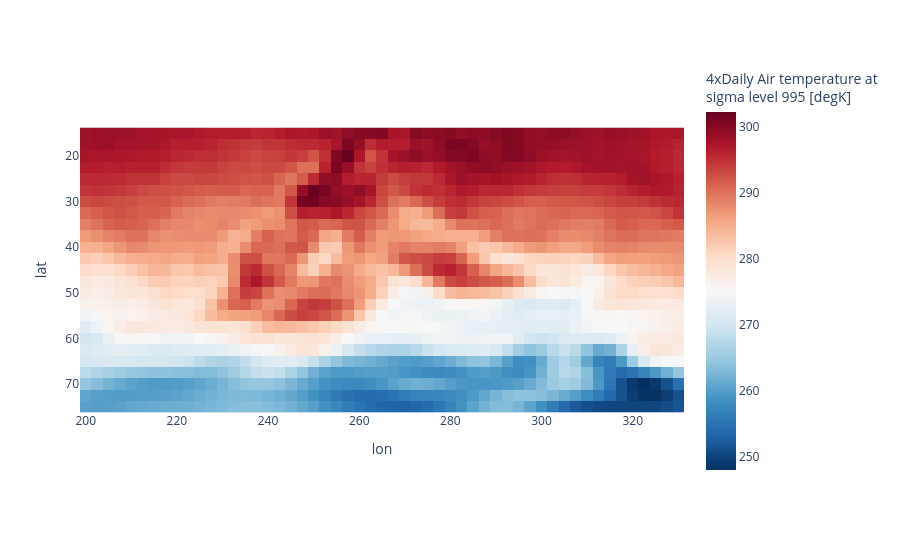

This figure's notebook cell:
### Markdown cell above
## Imshow Images:

[imshow](https://plotly.com/python/imshow/)

Allows for manual changes of individual images.

### Code cell
airtemps = xr.tutorial.open_dataset('air_temperature').air.isel(time=500)
colorbar_title = airtemps.attrs['var_desc'] + '<br>(%s)'%airtemps.attrs['units']
fig = px.imshow(airtemps, color_continuous_scale='RdBu_r', aspect='equal')
fig.show()

### Figure 1 — Plotly figure (JSON) as saved in the notebook; plotly's stock layout.template omitted (floating-point values rounded to 4 significant figures; data arrays with more than 128 entries replaced by an {"elided": "..."} marker saying what was removed)
{"data": [{"coloraxis": "coloraxis", "hovertemplate": "lon: %{x}<br>lat: %{y}<br>4xDaily Air temperature at<br>sigma level 995 [degK]: %{z}<extra></extra>", "name": "0", "type": "heatmap", "x": [200.0, 202.5, 205.0, 207.5, 210.0, 212.5, 215.0, 217.5, 220.0, 222.5, 225.0, 227.5, 230.0, 232.5, 235.0, 237.5, 240.0, 242.5, 245.0, 247.5, 250.0, 252.5, 255.0, 257.5, 260.0, 262.5, 265.0, 267.5, 270.0, 272.5, 275.0, 277.5, 280.0, 282.5, 285.0, 287.5, 290.0, 292.5, 295.0, 297.5, 300.0, 302.5, 305.0, 307.5, 310.0, 312.5, 315.0, 317.5, 320.0, 322.5, 325.0, 327.5, 330.0], "xaxis": "x", "y": [75.0, 72.5, 70.0, 67.5, 65.0, 62.5, 60.0, 57.5, 55.0, 52.5, 50.0, 47.5, 45.0, 42.5, 40.0, 37.5, 35.0, 32.5, 30.0, 27.5, 25.0, 22.5, 20.0, 17.5, 15.0], "yaxis": "y", "z": {"elided": "25x53 float values"}}], "layout": {"coloraxis": {"colorbar": {"title": {"text": "4xDaily Air temperature at<br>sigma level 995 [degK]"}}, "colorscale": [[0, "rgb(5,48,97)"], [0.1, "rgb(33,102,172)"], [0.2, "rgb(67,147,195)"], [0.3, "rgb(146,197,222)"], [0.4, "rgb(209,229,240)"], [0.5, "rgb(247,247,247)"], [0.6, "rgb(253,219,199)"], [0.7, "rgb(244,165,130)"], [0.8, "rgb(214,96,77)"], [0.9, "rgb(178,24,43)"], [1, "rgb(103,0,31)"]]}, "margin": {"t": 60}, "xaxis": {"anchor": "y", "constrain": "domain", "domain": [0, 1], "scaleanchor": "y", "title": {"text": "lon"}}, "yaxis": {"anchor": "x", "autorange": "reversed", "constrain": "domain", "domain": [0, 1], "title": {"text": "lat"}}}}
